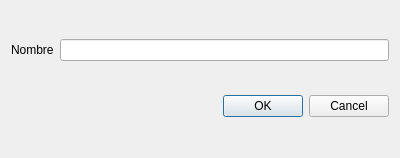
<?xml version="1.0" encoding="UTF-8"?>
<ui version="4.0">
 <class>AniadirSubcategoriaDialog</class>
 <widget class="QDialog" name="AniadirSubcategoriaDialog">
  <property name="geometry">
   <rect>
    <x>0</x>
    <y>0</y>
    <width>400</width>
    <height>158</height>
   </rect>
  </property>
  <property name="windowTitle">
   <string>Dialog</string>
  </property>
  <layout class="QVBoxLayout" name="verticalLayout">
   <item>
    <layout class="QHBoxLayout" name="horizontalLayout">
     <item>
      <widget class="QLabel" name="label">
       <property name="text">
        <string>Nombre</string>
       </property>
      </widget>
     </item>
     <item>
      <widget class="QLineEdit" name="nombrele"/>
     </item>
    </layout>
   </item>
   <item>
    <widget class="QDialogButtonBox" name="buttonBox">
     <property name="orientation">
      <enum>Qt::Horizontal</enum>
     </property>
     <property name="standardButtons">
      <set>QDialogButtonBox::Cancel|QDialogButtonBox::Ok</set>
     </property>
    </widget>
   </item>
  </layout>
 </widget>
 <resources/>
 <connections>
  <connection>
   <sender>buttonBox</sender>
   <signal>accepted()</signal>
   <receiver>AniadirSubcategoriaDialog</receiver>
   <slot>accept()</slot>
   <hints>
    <hint type="sourcelabel">
     <x>248</x>
     <y>254</y>
    </hint>
    <hint type="destinationlabel">
     <x>157</x>
     <y>274</y>
    </hint>
   </hints>
  </connection>
  <connection>
   <sender>buttonBox</sender>
   <signal>rejected()</signal>
   <receiver>AniadirSubcategoriaDialog</receiver>
   <slot>reject()</slot>
   <hints>
    <hint type="sourcelabel">
     <x>316</x>
     <y>260</y>
    </hint>
    <hint type="destinationlabel">
     <x>286</x>
     <y>274</y>
    </hint>
   </hints>
  </connection>
 </connections>
</ui>
